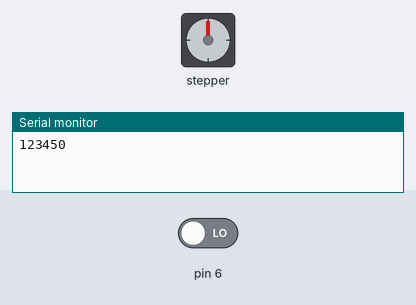
Bench run of a sketch on a simulated Arduino Uno, built with avr-gcc and run on an emulated ATmega328P. On the bench: stepper motor, the last lines printed to the serial monitor. The inputs (shaded band) are chosen by the test bench; at power-on: pin 6 LOW. Stepper angles assume 300 steps per turn.

Above: at 0.15 s.
At 1.2 s:
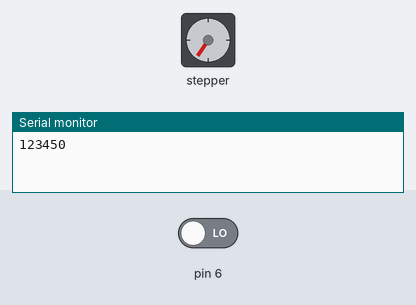
1.3 s: pin 6 driven HIGH
At 6.3 s:
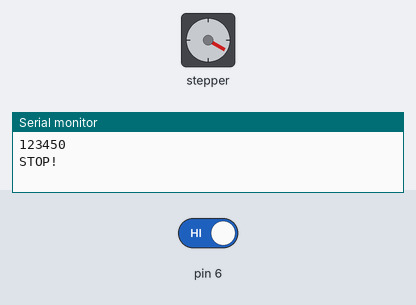
Timing chart, 0 to 7.8 s (numbered marks = the images above; inputs shaded):
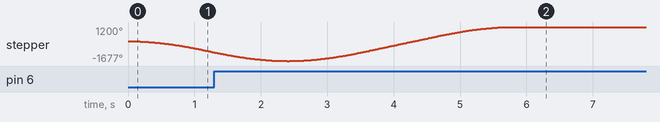

The sketch:

NUI_014_Accel_Stepper.ino
```cpp
#include <AccelStepper.h>
#include <Wire.h>
#include <Adafruit_MotorShield.h>
#include "utility/Adafruit_MS_PWMServoDriver.h"

Adafruit_MotorShield AFMSbot(0x61); // Rightmost jumper closed
Adafruit_MotorShield AFMStop(0x60); // Default address, no jumpers
Adafruit_StepperMotor *myStepper2 = AFMStop.getStepper(300, 2);

boolean movingUp = true;
boolean zeroing = true;
boolean firstRun = true;
int sensor = LOW;
int location = 0;

void forwardstep2() {
  myStepper2->onestep(FORWARD, DOUBLE);
}
void backwardstep2() {
  myStepper2->onestep(BACKWARD, DOUBLE);
}


AccelStepper stepper2(forwardstep2, backwardstep2);

void setup()
{
  Serial.begin(9600);
  pinMode(sensor, INPUT);

  TWBR = ((F_CPU / 400000l) - 16) / 2; // Change the i2c clock to 400KHz

  AFMSbot.begin(); // Start the bottom shield
  AFMStop.begin(); // Start the top shield

}


void loop()
{


  sensor = digitalRead(6);

  if (firstRun == true)
  {
    Serial.print(12345);
    firstRun = false;

    Serial.println(sensor);

    //tell the motor to spin down until the limit switch is hit, then stop motorp
    stepper2.setMaxSpeed(1200);
    stepper2.setAcceleration(1200);
    stepper2.moveTo(-8000);
    stepper2.run();
  }

  stepper2.run();

  // set a new zero
  if (zeroing == true && sensor == HIGH) {
    zeroing = false;
    Serial.print("STOP!");
    stepper2.move(0);

    updown();
  }
}


void updown() {


  //  incomingByte = Serial.parseInt();
  stepper2.setAcceleration(1200);
  stepper2.setMaxSpeed(1200);
  stepper2.moveTo(1000);


  if (stepper2.distanceToGo() == 0)
    stepper2.moveTo(-stepper2.currentPosition());

  stepper2.run();

  return;

}
```
